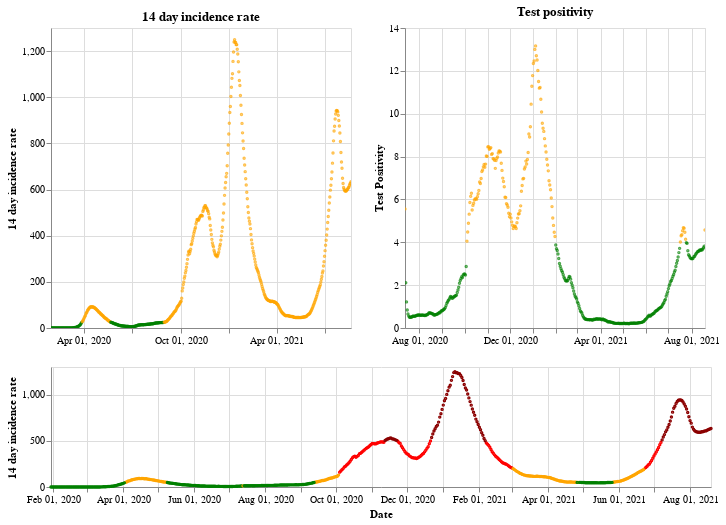

Notebook cell for this chart:
### Markdown cell above
## England

### Code cell
plot_traffic_light('England')

### Figure 1 — Vega-Lite specification as saved in the notebook (floating-point values rounded to 4 significant figures; data arrays with more than 128 entries replaced by an {"elided": "..."} marker saying what was removed)
{"config": {"view": {"continuousWidth": 400, "continuousHeight": 300}}, "vconcat": [{"hconcat": [{"mark": {"type": "point", "size": 2}, "encoding": {"color": {"condition": {"value": "green", "test": "(datum.twoWeeklyCasesRate <= 25)"}, "value": "orange"}, "tooltip": [{"type": "nominal", "field": "areaName"}, {"type": "temporal", "field": "date"}, {"type": "quantitative", "field": "twoWeeklyCasesRate"}, {"type": "quantitative", "field": "testPositivity"}], "x": {"type": "temporal", "axis": {"title": ""}, "field": "date", "scale": {"domain": {"selection": "DateBrush"}}, "timeUnit": "yearmonthdate"}, "y": {"type": "quantitative", "axis": {"title": "14 day incidence rate"}, "field": "twoWeeklyCasesRate"}}, "title": "14 day incidence rate", "width": 300}, {"mark": {"type": "point", "size": 2}, "encoding": {"color": {"condition": {"value": "green", "test": "(datum.testPositivity <= 4)"}, "value": "orange"}, "tooltip": [{"type": "nominal", "field": "areaName"}, {"type": "temporal", "field": "date"}, {"type": "quantitative", "field": "twoWeeklyCasesRate"}, {"type": "quantitative", "field": "testPositivity"}], "x": {"type": "temporal", "axis": {"title": ""}, "field": "date", "scale": {"domain": {"selection": "DateBrush"}}, "timeUnit": "yearmonthdate"}, "y": {"type": "quantitative", "axis": {"title": "Test Positivity"}, "field": "testPositivity"}}, "title": "Test positivity", "width": 300}]}, {"layer": [{"mark": {"type": "point", "size": 2}, "encoding": {"color": {"condition": {"value": "orange", "test": "(((datum.testPositivity < 4) && (datum.twoWeeklyCasesRate >= 50)) && (datum.twoWeeklyCasesRate < 200))"}, "value": "red"}, "opacity": {"condition": {"value": 1, "test": "((datum.twoWeeklyCasesRate >= 50) && (datum.twoWeeklyCasesRate < 500))"}, "value": 0}, "tooltip": [{"type": "nominal", "field": "areaName"}, {"type": "temporal", "field": "date"}, {"type": "quantitative", "field": "twoWeeklyCasesRate"}, {"type": "quantitative", "field": "testPositivity"}], "x": {"type": "temporal", "axis": {"title": "Date"}, "field": "date", "timeUnit": "yearmonthdate"}, "y": {"type": "quantitative", "axis": {"title": "14 day incidence rate"}, "field": "twoWeeklyCasesRate"}}, "selection": {"DateBrush": {"type": "interval", "encodings": ["x"], "fields": ["Time"]}}}, {"mark": {"type": "point", "size": 2}, "encoding": {"color": {"value": "darkred"}, "opacity": {"condition": {"value": 1, "test": "(datum.twoWeeklyCasesRate >= 500)"}, "value": 0}, "tooltip": [{"type": "nominal", "field": "areaName"}, {"type": "temporal", "field": "date"}, {"type": "quantitative", "field": "twoWeeklyCasesRate"}, {"type": "quantitative", "field": "testPositivity"}], "x": {"type": "temporal", "axis": {"title": "Date"}, "field": "date", "timeUnit": "yearmonthdate"}, "y": {"type": "quantitative", "axis": {"title": "14 day incidence rate"}, "field": "twoWeeklyCasesRate"}}}, {"mark": {"type": "point", "size": 2}, "encoding": {"color": {"condition": {"value": "green", "test": "((datum.testPositivity < 4) && (datum.twoWeeklyCasesRate < 50))"}, "value": "orange"}, "opacity": {"condition": {"value": 1, "test": "(datum.twoWeeklyCasesRate < 50)"}, "value": 0}, "tooltip": [{"type": "nominal", "field": "areaName"}, {"type": "temporal", "field": "date"}, {"type": "quantitative", "field": "twoWeeklyCasesRate"}, {"type": "quantitative", "field": "testPositivity"}], "x": {"type": "temporal", "axis": {"title": "Date"}, "field": "date", "timeUnit": "yearmonthdate"}, "y": {"type": "quantitative", "axis": {"title": "14 day incidence rate"}, "field": "twoWeeklyCasesRate"}}}], "height": 120, "width": 660}], "data": {"name": "data-a548610b4918e735fcac3b76ab99a3cc"}, "$schema": "https://vega.github.io/schema/vega-lite/v4.8.1.json", "datasets": {"data-a548610b4918e735fcac3b76ab99a3cc": {"elided": "568 records"}}}
